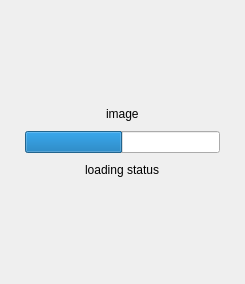
<?xml version="1.0" encoding="UTF-8"?>
<ui version="4.0">
 <class>MainWindow</class>
 <widget class="QMainWindow" name="MainWindow">
  <property name="geometry">
   <rect>
    <x>0</x>
    <y>0</y>
    <width>245</width>
    <height>284</height>
   </rect>
  </property>
  <property name="windowTitle">
   <string>MainWindow</string>
  </property>
  <widget class="QWidget" name="centralwidget">
   <layout class="QHBoxLayout" name="horizontalLayout">
    <property name="spacing">
     <number>0</number>
    </property>
    <property name="leftMargin">
     <number>0</number>
    </property>
    <property name="topMargin">
     <number>0</number>
    </property>
    <property name="rightMargin">
     <number>0</number>
    </property>
    <property name="bottomMargin">
     <number>0</number>
    </property>
    <item>
     <layout class="QVBoxLayout" name="verticalLayout">
      <property name="spacing">
       <number>0</number>
      </property>
      <property name="leftMargin">
       <number>0</number>
      </property>
      <property name="rightMargin">
       <number>0</number>
      </property>
      <item alignment="Qt::AlignVCenter">
       <widget class="QWidget" name="verticalWidget_2" native="true">
        <layout class="QVBoxLayout" name="verticalLayout_2">
         <property name="spacing">
          <number>10</number>
         </property>
         <property name="leftMargin">
          <number>25</number>
         </property>
         <property name="topMargin">
          <number>25</number>
         </property>
         <property name="rightMargin">
          <number>25</number>
         </property>
         <property name="bottomMargin">
          <number>25</number>
         </property>
         <item alignment="Qt::AlignHCenter|Qt::AlignVCenter">
          <widget class="QLabel" name="loadingGifLabel">
           <property name="text">
            <string>image</string>
           </property>
          </widget>
         </item>
         <item>
          <widget class="QProgressBar" name="loadingBar">
           <property name="maximum">
            <number>50</number>
           </property>
           <property name="value">
            <number>25</number>
           </property>
           <property name="textVisible">
            <bool>false</bool>
           </property>
           <property name="orientation">
            <enum>Qt::Horizontal</enum>
           </property>
           <property name="invertedAppearance">
            <bool>false</bool>
           </property>
           <property name="textDirection">
            <enum>QProgressBar::TopToBottom</enum>
           </property>
          </widget>
         </item>
         <item alignment="Qt::AlignHCenter|Qt::AlignTop">
          <widget class="QLabel" name="loadingStatusLabel">
           <property name="text">
            <string>loading status</string>
           </property>
          </widget>
         </item>
        </layout>
       </widget>
      </item>
     </layout>
    </item>
   </layout>
  </widget>
 </widget>
 <resources/>
 <connections/>
</ui>
